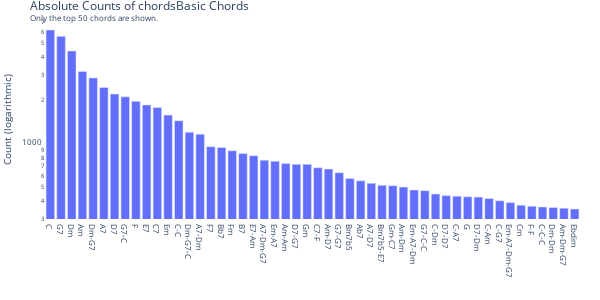

Notebook source saved alongside this figure:
### Code cell
df_chords.sort_values(by=['count'], ascending=False, inplace=True)
df_chords_top = df_chords.head(topn)

fig = px.bar(df_chords_top,
             x='chord',
             y='count',
             log_y=True,
             width=600, height=300,
             )
fig.update_layout(
    barmode='stack',
    xaxis={'categoryorder':'total descending'},
    title={'text': f"Absolute Counts of {chords_preprocess} Chords<br><sup>Only the top {topn} chords are shown.</sup>",
           'font': {'size': 12}
           },
    xaxis_title="",
    yaxis_title="Count (logarithmic)",
    margin=dict(l=0, r=20, t=20, b=20),
    font=dict(
        #family="Courier New, monospace",
        size=8,
        #color="RebeccaPurple"
    ),
    plot_bgcolor="white",
)
fig.show()

### Figure 1 — Plotly figure (JSON) as saved in the notebook; plotly's stock layout.template omitted (floating-point values rounded to 4 significant figures)
{"data": [{"alignmentgroup": "True", "hovertemplate": "chord=%{x}<br>count=%{y}<extra></extra>", "legendgroup": "", "marker": {"color": "#636efa", "pattern": {"shape": ""}}, "name": "", "offsetgroup": "", "orientation": "v", "showlegend": false, "textposition": "auto", "x": ["C", "G7", "Dm", "Am", "Dm-G7", "A7", "D7", "G7-C", "F", "E7", "C7", "Em", "C-C", "Dm-G7-C", "A7-Dm", "F7", "Bb7", "Fm", "B7", "E7-Am", "A7-Dm-G7", "Em-A7", "Am-Am", "D7-G7", "Gm", "C7-F", "Am-D7", "G7-G7", "Bm7b5", "Ab7", "A7-D7", "Bm7b5-E7", "Gm-C7", "Am-Dm", "Em-A7-Dm", "G7-C-C", "C-Dm", "D7-D7", "C-A7", "G", "D7-Dm", "C-Am", "C-G7", "Em-A7-Dm-G7", "Cm", "F-F", "C-C-C", "Dm-Dm", "Am-Dm-G7", "Ebdim"], "xaxis": "x", "y": [6166, 5566, 4396, 3172, 2860, 2454, 2207, 2111, 1964, 1854, 1777, 1576, 1439, 1199, 1161, 950, 937, 890, 851, 822, 766, 752, 725, 716, 716, 678, 664, 627, 572, 550, 529, 512, 509, 498, 475, 470, 445, 434, 430, 426, 424, 414, 399, 388, 372, 366, 362, 359, 355, 350], "yaxis": "y", "type": "bar"}], "layout": {"xaxis": {"anchor": "y", "domain": [0.0, 1.0], "title": {"text": ""}, "categoryorder": "total descending"}, "yaxis": {"anchor": "x", "domain": [0.0, 1.0], "title": {"text": "Count (logarithmic)"}, "type": "log"}, "legend": {"tracegroupgap": 0}, "margin": {"t": 20, "l": 0, "r": 20, "b": 20}, "barmode": "stack", "height": 300, "width": 600, "title": {"font": {"size": 12}, "text": "Absolute Counts of chordsBasic Chords<br><sup>Only the top 50 chords are shown.</sup>"}, "font": {"size": 8}, "plot_bgcolor": "white"}}
